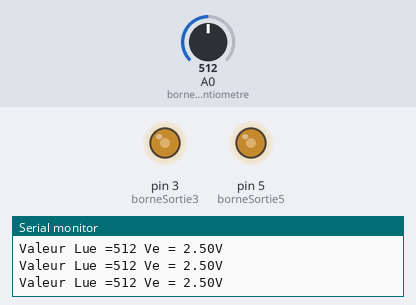
Simulated run of this program. Board: Arduino Uno, built with avr-gcc and run on an emulated ATmega328P. Parts: output pins drawn as LEDs (lit = HIGH), the last lines printed to the serial monitor. The inputs (shaded band) are chosen by the test bench; at power-on: A0 (bornePotentiometre) = 512.

Above: at 1.2 s.
1.3 s: A0 (bornePotentiometre) set to 105
At 2.5 s:
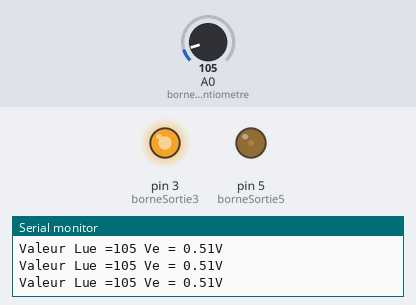
2.8 s: A0 (bornePotentiometre) set to 89
At 3.3 s:
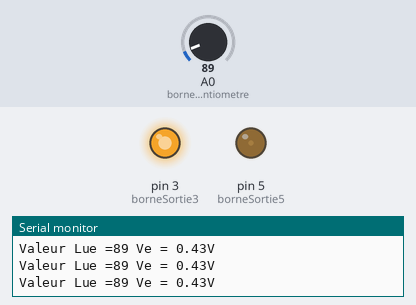
4.3 s: A0 (bornePotentiometre) set to 306
At 5.2 s:
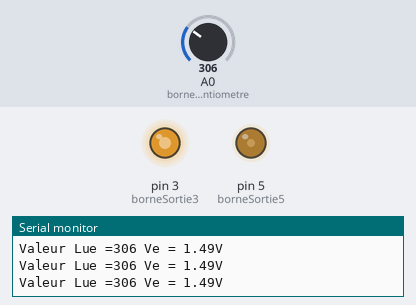
5.8 s: A0 (bornePotentiometre) set to 0
At 6.8 s:
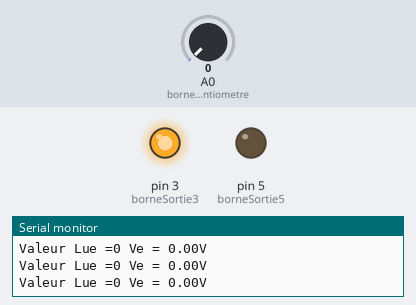
7.3 s: A0 (bornePotentiometre) set to 716
At 8.5 s:
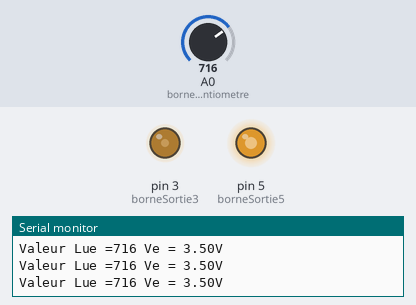
8.8 s: A0 (bornePotentiometre) set to 984
At 9.2 s:
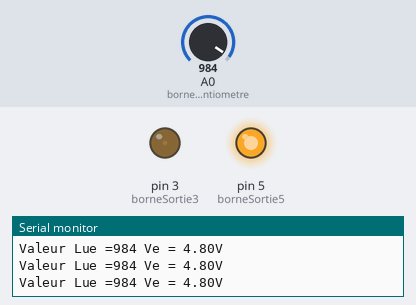
10.3 s: A0 (bornePotentiometre) set to 1011
Timing chart, 0 to 13.3 s (numbered marks = the images above; inputs shaded):
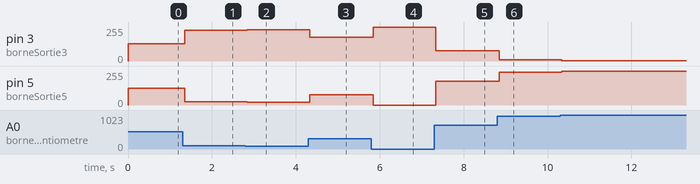

The program:

main.cpp
```cpp
#include <Arduino.h>
int bornePotentiometre = A0;
const int borneSortie3 = 3;
const int borneSortie5 = 5;
void setup()
{
  // put your setup code here, to run once:
  Serial.begin(9600);
  Serial.println("démarrage de la console");
  pinMode(borneSortie3, OUTPUT);
  pinMode(borneSortie5, OUTPUT);
}

void loop()
{
  // put your main code here, to run repeatedly:
  // put your main code here, to run repeatedly:
  static int valeurLue;
  valeurLue = analogRead(bornePotentiometre);
  Serial.print("Valeur Lue =");
  Serial.print(valeurLue);
  Serial.print(" Ve = ");
  Serial.print(valeurLue * 5.0 / 1024.0);
  Serial.println("V");
  int valeurBorneSortie = 255 - map(valeurLue, 0, 1023, 0, 255);
  analogWrite(borneSortie3, 255 - map(valeurLue, 0, 1023, 0, 255));
  analogWrite(borneSortie5, map(valeurLue, 0, 1023, 0, 255));
}
```

Measured:
- after the input at 1.3 s, pin 3 (borneSortie3): 128/255 → 229/255 after 0.06 s; pin 5 (borneSortie5): 127/255 → 26/255 after 0.06 s
- after the input at 2.8 s, pin 3 (borneSortie3): 229/255 → 233/255 at once; pin 5 (borneSortie5): 26/255 → 22/255 at once
- after the input at 4.3 s, pin 3 (borneSortie3): 233/255 → 179/255 at once; pin 5 (borneSortie5): 22/255 → 76/255 at once
- after the input at 5.8 s, pin 3 (borneSortie3): 179/255 → 255/255 at once; pin 5 (borneSortie5): 76/255 → 0/255 at once
- after the input at 7.3 s, pin 3 (borneSortie3): 255/255 → 77/255 at once; pin 5 (borneSortie5): 0/255 → 178/255 at once
- after the input at 8.8 s, pin 3 (borneSortie3): 77/255 → 10/255 after 0.05 s; pin 5 (borneSortie5): 178/255 → 245/255 after 0.05 s
- after the input at 10.3 s, pin 3 (borneSortie3): 10/255 → 3/255 at once; pin 5 (borneSortie5): 245/255 → 252/255 at once
